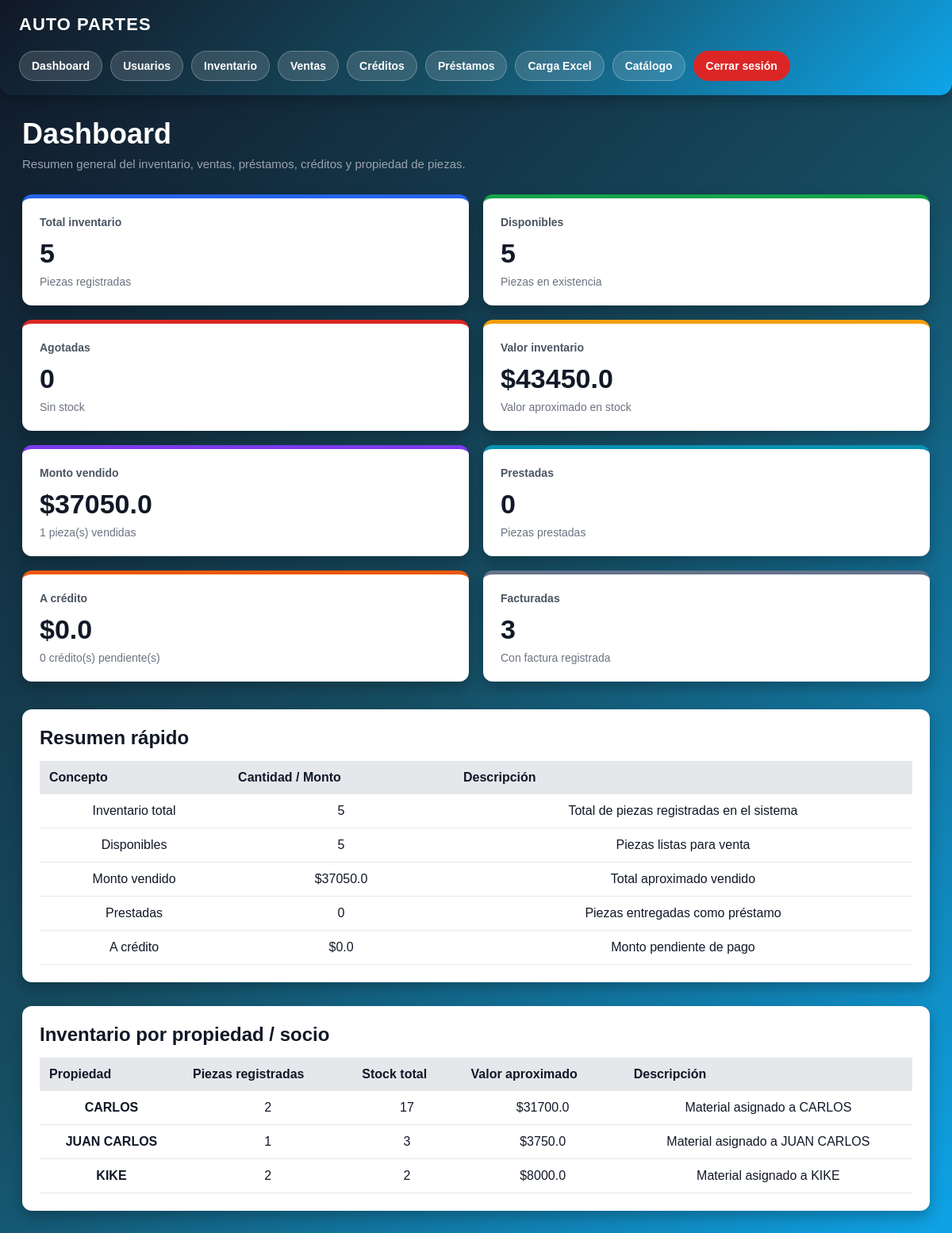
/dashboard (signed in), run on the app's committed database.
### app.py (models this page shows)
class Producto(db.Model):
    id = db.Column(db.Integer, primary_key=True)
    marca = db.Column(db.String(100))
    modelo = db.Column(db.String(100))
    anio = db.Column(db.Integer)
    autoparte = db.Column(db.String(150))
    observaciones = db.Column(db.Text)
    transmision = db.Column(db.String(100))
    motor = db.Column(db.String(100))
    propiedad = db.Column(db.String(100))
    tipo = db.Column(db.String(100))
    lado = db.Column(db.String(50))
    origen = db.Column(db.String(100))
    costo_venta = db.Column(db.Float)
    stock = db.Column(db.Integer, default=1)
    foto = db.Column(db.String(300))
    link_ml = db.Column(db.String(500))
    estado = db.Column(db.String(50), default="disponible")
    vendido_a = db.Column(db.String(150))
    metodo_pago = db.Column(db.String(100))
    factura = db.Column(db.String(100))
    comentarios_venta = db.Column(db.Text)
    fecha_salida = db.Column(db.String(100))
    fecha_prestamo = db.Column(db.String(100))

### app.py (the view)
@app.route("/dashboard")
def dashboard():
    if session.get("rol") != "admin":
        return redirect("/inventario")
    productos = Producto.query.all()
    movimientos = Movimiento.query.all()
    creditos_pendientes = CreditoVenta.query.filter(
        CreditoVenta.estado == "credito"
    ).all()
    total = Producto.query.count()
    disponibles = Producto.query.filter(Producto.stock > 0).count()
    agotados = Producto.query.filter(Producto.stock == 0).count()
    vendidas = Movimiento.query.filter(Movimiento.estado == "vendido").count()
    prestadas = Movimiento.query.filter(Movimiento.estado == "prestado").count()
    credito = len(creditos_pendientes)
    facturadas = Movimiento.query.filter(
        Movimiento.factura.isnot(None),
        Movimiento.factura != "",
        Movimiento.factura != "no"
    ).count()
    valor_total = 0
    resumen_propiedades = {}
    for producto in productos:
        precio = producto.costo_venta or 0
        stock = producto.stock or 0
        valor_producto = precio * stock
        valor_total += valor_producto
        propiedad = (producto.propiedad or "SIN PROPIEDAD").strip().upper()
        if not propiedad:
            propiedad = "SIN PROPIEDAD"
        if propiedad not in resumen_propiedades:
            resumen_propiedades[propiedad] = {
                "piezas": 0,
                "stock": 0,
                "valor": 0
            }
        resumen_propiedades[propiedad]["piezas"] += 1
        resumen_propiedades[propiedad]["stock"] += stock
        resumen_propiedades[propiedad]["valor"] += valor_producto
    resumen_propiedades = dict(
        sorted(
            resumen_propiedades.items(),
            key=lambda item: item[0]
        )
    )
    for propiedad in resumen_propiedades:
        resumen_propiedades[propiedad]["valor"] = round(
            resumen_propiedades[propiedad]["valor"],
            2
        )
    monto_ventas_contado = db.session.query(
        db.func.coalesce(db.func.sum(Movimiento.total), 0)
    ).filter(
        Movimiento.estado == "vendido"
    ).scalar()
    monto_abonos_credito = db.session.query(
        db.func.coalesce(db.func.sum(AbonoCreditoVenta.monto), 0)
    ).scalar()
    monto_vendido = float(monto_ventas_contado or 0) + float(monto_abonos_credito or 0)
    monto_credito = 0
    for credito_item in creditos_pendientes:
        abonado, saldo = calcular_saldo_credito(credito_item)
        monto_credito += saldo
    return render_template(
        "dashboard.html",
        total=total,
        disponibles=disponibles,
        agotados=agotados,
        valor_total=round(valor_total, 2),
        vendidas=vendidas,
        prestadas=prestadas,
        credito=credito,
        facturadas=facturadas,
        monto_vendido=round(float(monto_vendido or 0), 2),
        monto_credito=round(float(monto_credito or 0), 2),
        resumen_propiedades=resumen_propiedades
    )

### templates/dashboard.html (shortened to what this page needs)
{% extends "layout.html" %}
{% block contenido %}
<div class="dashboard-header">
    <h1>Dashboard</h1>
    <p>Resumen general del inventario, ventas, préstamos, créditos y propiedad de piezas.</p>
</div>
<div class="dashboard-cards">
    <a href="/inventario" class="dashboard-card-link">
        <div class="dashboard-card-box">
            <span>Total inventario</span>
            <h2>{{ total }}</h2>
            <p>Piezas registradas</p>
        </div>
    </a>
    <a href="/inventario" class="dashboard-card-link">
        <div class="dashboard-card-box card-green">
            <span>Disponibles</span>
            <h2>{{ disponibles }}</h2>
            <p>Piezas en existencia</p>
        </div>
    </a>
    <a href="/inventario" class="dashboard-card-link">
        <div class="dashboard-card-box card-red">
            <span>Agotadas</span>
            <h2>{{ agotados }}</h2>
            <p>Sin stock</p>
        </div>
    </a>
    <a href="/inventario" class="dashboard-card-link">
        <div class="dashboard-card-box card-yellow">
            <span>Valor inventario</span>
            <h2>${{ valor_total }}</h2>
            <p>Valor aproximado en stock</p>
        </div>
    </a>
    <a href="/ventas" class="dashboard-card-link">
        <div class="dashboard-card-box card-purple">
            <span>Monto vendido</span>
            <h2>${{ monto_vendido }}</h2>
            <p>{{ vendidas }} pieza(s) vendidas</p>
        </div>
    </a>
    <a href="/prestamos" class="dashboard-card-link">
        <div class="dashboard-card-box card-cyan">
            <span>Prestadas</span>
            <h2>{{ prestadas }}</h2>
            <p>Piezas prestadas</p>
        </div>
    </a>
    <a href="/creditos" class="dashboard-card-link">
        <div class="dashboard-card-box card-orange">
            <span>A crédito</span>
            <h2>${{ monto_credito }}</h2>
            <p>{{ credito }} crédito(s) pendiente(s)</p>
        </div>
    </a>
    <a href="/ventas" class="dashboard-card-link">
        <div class="dashboard-card-box card-gray">
            <span>Facturadas</span>
            <h2>{{ facturadas }}</h2>
            <p>Con factura registrada</p>
        </div>
    </a>
</div>
<div class="dashboard-table-box">
    <h2>Resumen rápido</h2>
    <table>
        <tr>
            <th>Concepto</th>
            <th>Cantidad / Monto</th>
            <th>Descripción</th>
        </tr>
        <tr>
            <td>Inventario total</td>
            <td>{{ total }}</td>
            <td>Total de piezas registradas en el sistema</td>
        </tr>
        <tr>
            <td>Disponibles</td>
            <td>{{ disponibles }}</td>
            <td>Piezas listas para venta</td>
        </tr>
        <tr>
            <td>Monto vendido</td>
            <td>${{ monto_vendido }}</td>
            <td>Total aproximado vendido</td>
        </tr>
        <tr>
            <td>Prestadas</td>
            <td>{{ prestadas }}</td>
            <td>Piezas entregadas como préstamo</td>
        </tr>
        <tr>
            <td>A crédito</td>
            <td>${{ monto_credito }}</td>
            <td>Monto pendiente de pago</td>
        </tr>
    </table>
</div>
<div class="dashboard-table-box">
    <h2>Inventario por propiedad / socio</h2>
    <table>
        <tr>
            <th>Propiedad</th>
            <th>Piezas registradas</th>
            <th>Stock total</th>
            <th>Valor aproximado</th>
            <th>Descripción</th>
        </tr>
        {% if resumen_propiedades %}
            {% for propiedad, datos in resumen_propiedades.items() %}
                <tr class="{% if propiedad in ['CONJUNTO', 'SOCIOS', 'TODOS'] %}propiedad-conjunto{% endif %}">
                    <td class="propiedad-nombre">{{ propiedad }}</td>
                    <td>{{ datos.piezas }}</td>
                    <td>{{ datos.stock }}</td>
                    <td>${{ datos.valor }}</td>
                    <td>
                        {% if propiedad in ['CONJUNTO', 'SOCIOS', 'TODOS'] %}
                            Material compartido entre socios
                        {% elif propiedad == 'SIN PROPIEDAD' %}
                            Material sin propietario asignado
                        {% else %}
                            Material asignado a {{ propiedad }}
                        {% endif %}
                    </td>
                </tr>
            {% endfor %}
        {% else %}
            <tr>
                <td colspan="5">No hay información de propiedad registrada.</td>
            </tr>
        {% endif %}
    </table>
</div>
{% endblock %}

### static/css/style.css (style rules this page uses)
* { margin: 0; padding: 0; box-sizing: border-box; }
body { background: linear-gradient(135deg, #111827, #164e63, #0ea5e9); color: white; font-family: Arial, sans-serif; min-height: 100vh; }
table { width: 100%; border-collapse: collapse; }
th { background: #2563eb; color: white; padding: 14px; }
td { padding: 14px; border-bottom: 1px solid #374151; text-align: center; }

### templates/dashboard.html (style rules this page uses)
.dashboard-header { margin-bottom: 30px; }
.dashboard-header h1 { font-size: 36px; color: #ffffff; margin-bottom: 8px; }
.dashboard-header p { color: #9ca3af; font-size: 15px; }
.dashboard-cards { display: grid; grid-template-columns: repeat(4, 1fr); gap: 18px; margin-bottom: 35px; }
.dashboard-card-link { text-decoration: none; }
.dashboard-card-box { background: #ffffff; color: #111827; border-radius: 12px; padding: 22px; min-height: 130px; box-shadow: 0 8px 18px rgba(0,0,0,0.25); border-top: 5px solid #2563eb; transition: 0.25s; }
.dashboard-card-box span { display: block; color: #4b5563; font-size: 14px; margin-bottom: 12px; font-weight: bold; }
.dashboard-card-box h2 { font-size: 34px; color: #111827; margin-bottom: 8px; }
.dashboard-card-box p { color: #6b7280; font-size: 14px; }
.card-green { border-top-color: #16a34a; }
.card-red { border-top-color: #dc2626; }
.card-yellow { border-top-color: #f59e0b; }
.card-purple { border-top-color: #7c3aed; }
.card-cyan { border-top-color: #0891b2; }
.card-orange { border-top-color: #ea580c; }
.card-gray { border-top-color: #64748b; }
.dashboard-table-box { background: #ffffff; color: #111827; border-radius: 12px; padding: 22px; box-shadow: 0 8px 18px rgba(0,0,0,0.25); overflow-x: auto; margin-bottom: 30px; }
.dashboard-table-box h2 { margin-bottom: 15px; color: #111827; }
.dashboard-table-box table { width: 100%; border-collapse: collapse; min-width: 700px; }
.dashboard-table-box th { background: #e5e7eb; color: #111827; padding: 12px; text-align: left; }
.dashboard-table-box td { padding: 12px; border-bottom: 1px solid #e5e7eb; color: #111827; }
.propiedad-nombre { font-weight: bold; text-transform: uppercase; }
@media (max-width: 1200px) { .dashboard-cards { grid-template-columns: repeat(2, 1fr); } }

### data on the page
Producto: propiedad "JUAN CARLOS", piezas "1", stock "3", valor "3750.0"

### other printed values
{{ total }} "5"
{{ disponibles }} "5"
{{ agotados }} "0"
{{ valor_total }} "43450.0"
{{ monto_vendido }} "37050.0"
{{ vendidas }} "1"
{{ prestadas }} "0"
{{ monto_credito }} "0.0"
{{ credito }} "0"
{{ facturadas }} "3"
{{ propiedad }} "CARLOS" "KIKE"
{{ datos.piezas }} "2" "2"
{{ datos.stock }} "17" "2"
{{ datos.valor }} "31700.0" "8000.0"
